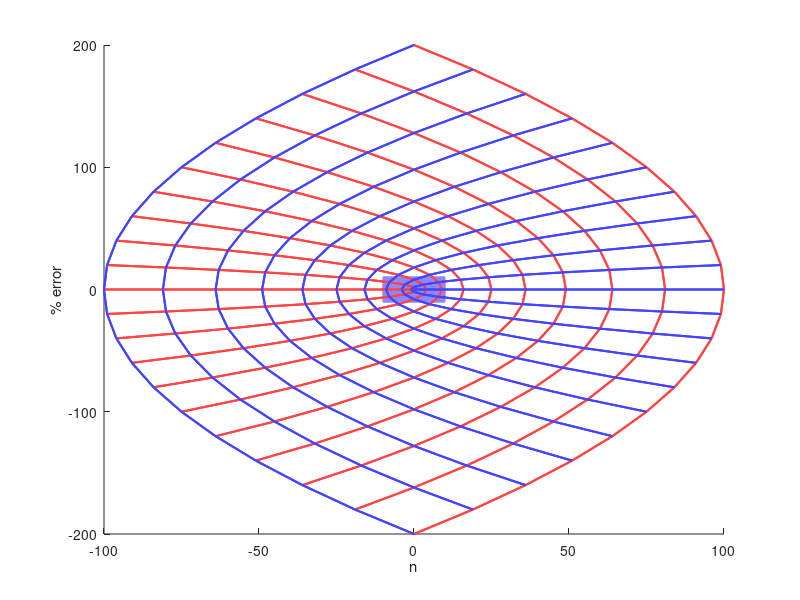

This figure's MATLAB source:
clc; clear;
nSteps = 21;

closeFigs = false;

x = linspace(-10, 10, nSteps); 
y = linspace(-10, 10, nSteps);

X = meshgrid(x, y);
Y = meshgrid(y,x)';

A = X.^2 - Y.^2;
B = 2*(X.*Y);

f1 = figure("Name", 'z^2',"NumberTitle","off");
hold on;
plot(X,Y,'LineWidth',1.5,"Color","#f88")
plot(X',Y','LineWidth',1.5,"Color","#88f")
plot(A,B,'LineWidth',1.5,"Color","#f44")
plot(A',B','LineWidth',1.5,"Color","#44f")

hold off;
xlabel("n"); ylabel("% error"); axis auto;
